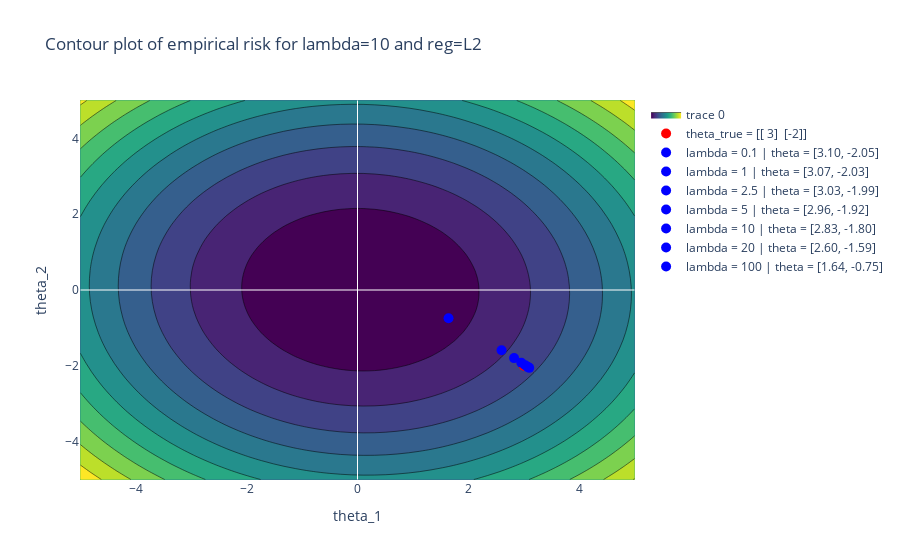

This figure's notebook cell:
### Code cell
get_contour_plot(X, y, theta_true, lmbda=10, reg="L2")

### Figure 1 — Plotly figure (JSON) as saved in the notebook; plotly's stock layout.template omitted (floating-point values rounded to 4 significant figures; data arrays with more than 128 entries replaced by an {"elided": "..."} marker saying what was removed)
{"data": [{"colorscale": [[0, "#440154"], [0.1111, "#482878"], [0.2222, "#3e4989"], [0.3333, "#31688e"], [0.4444, "#26828e"], [0.5556, "#1f9e89"], [0.6667, "#35b779"], [0.7778, "#6ece58"], [0.8889, "#b5de2b"], [1, "#fde725"]], "showlegend": true, "showscale": false, "type": "contour", "x": {"elided": "2500 float values"}, "y": {"elided": "2500 float values"}, "z": {"elided": "2500 float values"}}, {"marker": {"color": "red", "size": 10}, "mode": "markers", "name": "theta_true = [[ 3]\n [-2]]", "type": "scatter", "x": [3], "y": [-2]}, {"marker": {"color": "blue", "size": 10}, "mode": "markers", "name": "lambda = 0.1 | theta = [3.10, -2.05]", "type": "scatter", "x": [3.099], "y": [-2.054]}, {"marker": {"color": "blue", "size": 10}, "mode": "markers", "name": "lambda = 1 | theta = [3.07, -2.03]", "type": "scatter", "x": [3.072], "y": [-2.028]}, {"marker": {"color": "blue", "size": 10}, "mode": "markers", "name": "lambda = 2.5 | theta = [3.03, -1.99]", "type": "scatter", "x": [3.028], "y": [-1.986]}, {"marker": {"color": "blue", "size": 10}, "mode": "markers", "name": "lambda = 5 | theta = [2.96, -1.92]", "type": "scatter", "x": [2.957], "y": [-1.92]}, {"marker": {"color": "blue", "size": 10}, "mode": "markers", "name": "lambda = 10 | theta = [2.83, -1.80]", "type": "scatter", "x": [2.826], "y": [-1.797]}, {"marker": {"color": "blue", "size": 10}, "mode": "markers", "name": "lambda = 20 | theta = [2.60, -1.59]", "type": "scatter", "x": [2.6], "y": [-1.588]}, {"marker": {"color": "blue", "size": 10}, "mode": "markers", "name": "lambda = 100 | theta = [1.64, -0.75]", "type": "scatter", "x": [1.643], "y": [-0.7463]}], "layout": {"shapes": [{"line": {"color": "white", "width": 1}, "type": "line", "x0": -5, "x1": 5, "y0": 0, "y1": 0}, {"line": {"color": "white", "width": 1}, "type": "line", "x0": 0, "x1": 0, "y0": -5, "y1": 5}], "title": {"text": "Contour plot of empirical risk for lambda=10 and reg=L2"}, "xaxis": {"title": {"text": "theta_1"}}, "yaxis": {"title": {"text": "theta_2"}}}}
